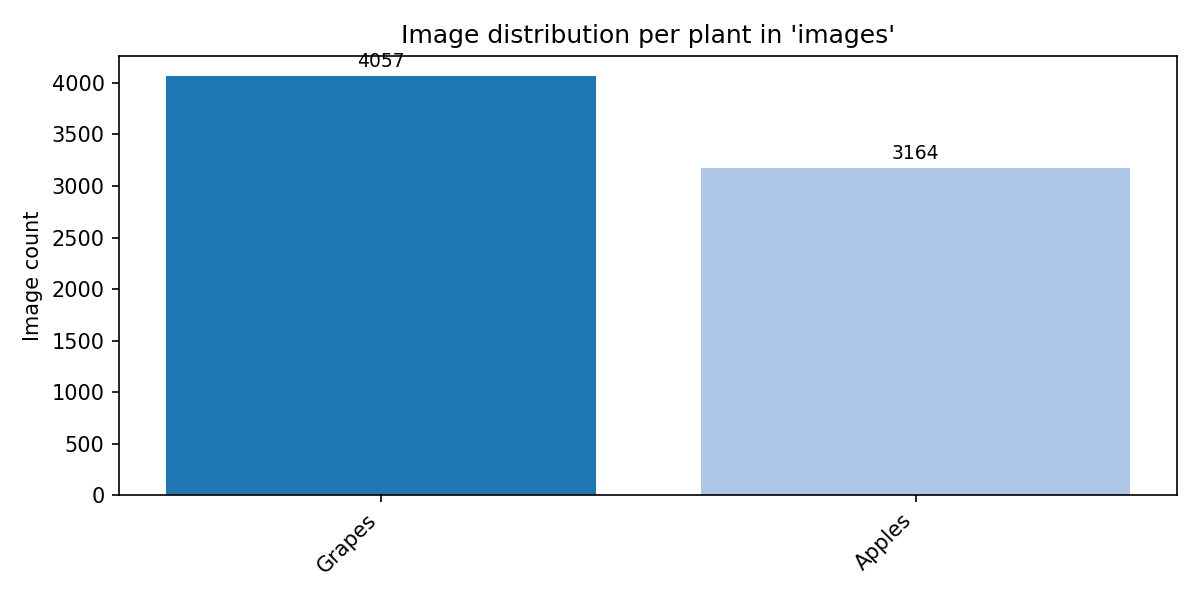
#> input picture charts/bar_overall_images.png, 1200 x 600 px
$ python Augmentation.py charts/bar_overall_images.png
#> lines starting #> are read from the running program, lines starting #| are printed output that depends on the picture
import sys
import os
import numpy as np
from PIL import Image, ImageFilter, ImageEnhance
import matplotlib.pyplot as plt
import shutil


def rotation(img):
    return img.rotate(45, expand=True)
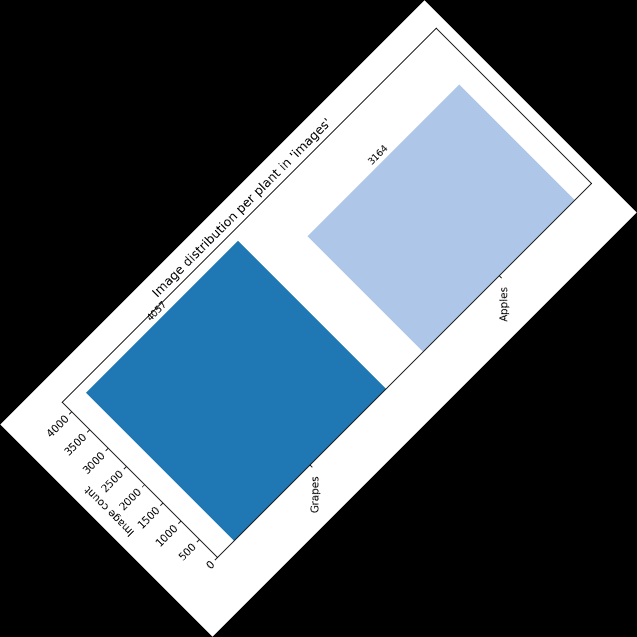
#> returned value: PIL image 1274x1274 RGB (shown at 1/2 size); mean R, G, B 79.6, 91.5, 101.1


def blur(img):
    return img.filter(ImageFilter.GaussianBlur(radius=3))


def contrast(img):
    return ImageEnhance.Contrast(img).enhance(2.0)


def scaling(img):
    w, h = img.size
    new_w, new_h = int(w * 1.3), int(h * 1.3)
    scaled = img.resize((new_w, new_h), Image.LANCZOS)
    left = (new_w - w) // 2
    top = (new_h - h) // 2
    return scaled.crop((left, top, left + w, top + h))


def illumination(img):
    return ImageEnhance.Brightness(img).enhance(1.8)


def projective(img):
    w, h = img.size
    offset = int(w * 0.2)
    src = [(0, 0), (w, 0), (w, h), (0, h)]
    dst = [(offset, 0), (w, 0), (w - offset, h), (0, h)]
    coeffs = find_coeffs(src, dst)
    return img.transform((w, h), Image.PERSPECTIVE, coeffs, Image.BICUBIC)


def find_coeffs(src, dst):
    matrix = []
    for s, t in zip(src, dst):
        matrix.append([t[0], t[1], 1, 0, 0, 0, -s[0]*t[0], -s[0]*t[1]])
        matrix.append([0, 0, 0, t[0], t[1], 1, -s[1]*t[0], -s[1]*t[1]])
    A = np.matrix(matrix, dtype=np.float64)
    B = np.array(src).reshape(8)
    return np.array(np.linalg.lstsq(A, B, rcond=None)[0]).flatten()


AUGMENTATIONS = [
    ("Rotation", rotation),
    ("Blur", blur),
    ("Contrast", contrast),
    ("Scaling", scaling),
    ("Illumination", illumination),
    ("Projective", projective),
]
AUG_NAMES = [name for name, _ in AUGMENTATIONS]
AUG_FUNCS = {name: fn for name, fn in AUGMENTATIONS}


def display_augmentations(original, augmented_images, base_name):
#> called with base_name = 'bar_overall_images'
    num_aug = len(augmented_images)
#> num_aug = 6
    fig, axes = plt.subplots(2, ((num_aug) // 2)+1, figsize=(12, 6))
    axes = axes.flatten()

    axes[0].imshow(original)
    axes[0].set_title("Original",  fontsize=12, fontweight='bold', pad=10)
    axes[0].axis("off")

    for idx, (name, aug_img) in enumerate(augmented_images, 1):
        axes[idx].imshow(aug_img)
        axes[idx].set_title(name, fontsize=12, fontweight='bold', pad=10)
        axes[idx].axis("off")
#> this loop made 6 passes
#> name on passes 1 to 6: 'Rotation', 'Blur', 'Contrast', 'Scaling', 'Illumination', 'Projective'

    for idx in range(num_aug + 1, len(axes)):
        axes[idx].axis("off")
#> this loop made 1 pass
#> idx on pass 1: 7

    plt.suptitle(f"Augmentations: {base_name}", fontsize=16)
    plt.tight_layout()
    plt.show()
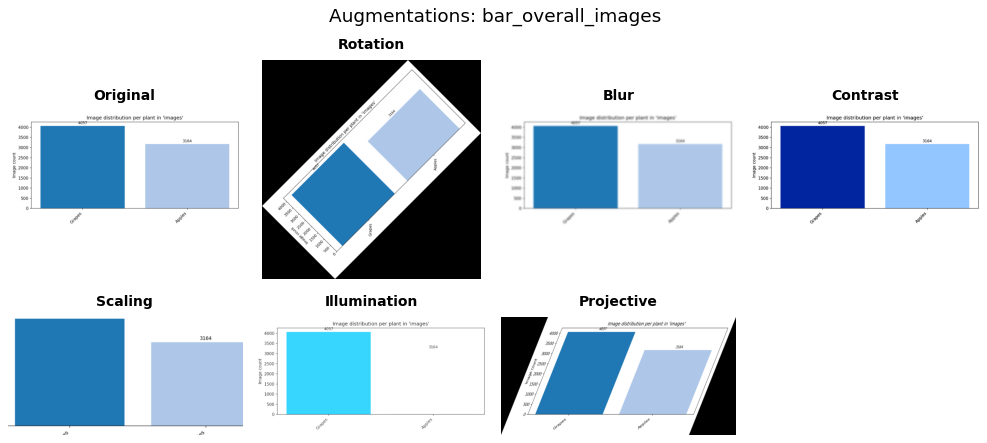
#> figure drawn by matplotlib, 7 panels


def augment_image(img_path, output_dir=None, display=False):
    if not os.path.isfile(img_path):
        print(f"Error: Image not found: {img_path}")
        exit()
    img = Image.open(img_path).convert("RGB")
    base_name = os.path.splitext(os.path.basename(img_path))[0]
    ext = os.path.splitext(img_path)[1]
    save_dir = output_dir if output_dir else (os.path.dirname(img_path) or ".")
    saved = []

    augmented_images = []

    for name, fn in AUGMENTATIONS:
        out_path = os.path.join(save_dir, f"{base_name}_{name}{ext}")
        fn(img).save(out_path)
        saved.append(out_path)
        print(f"  Saved: {out_path}")

        if display:
            augmented_images.append((name, Image.open(out_path)))

    if display:
        display_augmentations(img, augmented_images, base_name)

    return saved


# [88 lines left out: functions is_augmented, collect_class_images, print_summary, generate_images, balance_dataset, not called in this run]


def main(args):
    if len(args) < 2 or len(args) > 3:
        print("Usage: ./Augmentation.py <image|directory> [output DIR]")
        exit()

    path = args[1]
    output_dir = None
    if len(args) == 3:
        output_dir = args[2]
        if not os.path.exists(output_dir):
            print(f"Error: Output doesn't exist: {output_dir}")
            exit()
        elif not os.path.isdir(output_dir):
            print(f"Error: Output is not a directory: {output_dir}")
            exit()

    if os.path.isdir(path):
        balance_dataset(path)
        aug_dir = os.path.join(path, "augmented_directory")
        print(f"\nAugmented dataset available at: {aug_dir}")
    elif os.path.isfile(path):
        print(f"Augmenting: {path}")
        augment_image(path, output_dir, display=True)
        print("Done.")
    else:
        print(f"Error: '{path}' is neither a file nor a directory.")
        exit()


if __name__ == "__main__":
    main(sys.argv)
